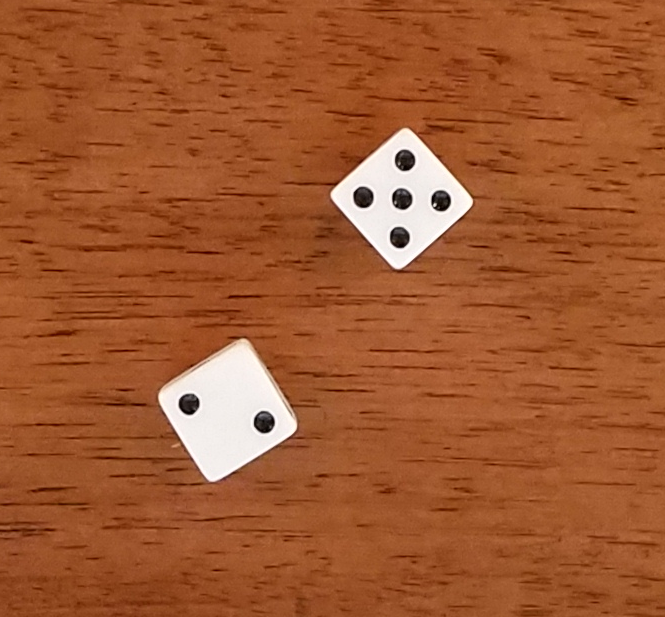
//> input picture dice1.png, 665 x 617 px
$ ./Count_Dice_Dots   (built with g++ and OpenCV 4)
//> lines starting //> are read from the running program, lines starting //| are printed output that depends on the picture; after the words box and inside, x2 and y2 are one past the last pixel; in counts of white or black regions, pixels touching at a corner belong together
### stdafx.h
// stdafx.h : include file for standard system include files,
// or project specific include files that are used frequently, but
// are changed infrequently
//

#pragma once

#include "targetver.h"

#include <stdio.h>
#include <tchar.h>


// TODO: reference additional headers your program requires here

### Count Dice Dots.cpp
// Count Dice Dots.cpp : Defines the entry point for the console application.
//

#include "stdafx.h"
#include <string>
#include <iostream>
#include "opencv2\opencv.hpp"
typedef unsigned char uchar;
using namespace cv;
using namespace std;

cv::Mat weighted_otsu(cv::Mat output);
cv::Mat find_dice(cv::Mat output,cv::Mat input2);
int main(int argc, const char *argv[])
{
	cv::Mat colorimg,result,grayimg,binaryimg;
	colorimg=cv::imread("dice1.png",6);
//> colorimg is the input picture: 617 rows x 665 cols, CV_8UC3; mean B, G, R 48.9, 88.9, 159.2
	vector<Mat> bgr_planes;
	split(colorimg, bgr_planes);
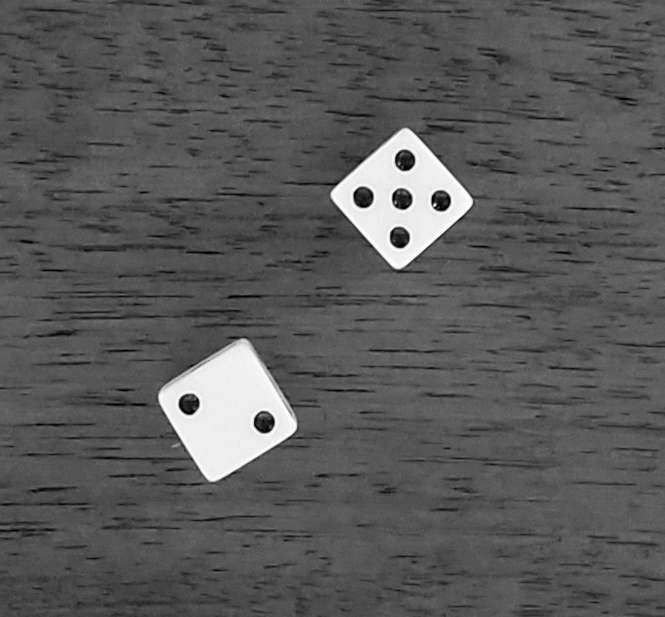
//> bgr_planes[1]: 617 rows x 665 cols, CV_8UC1; min 0, max 255, mean 88.9
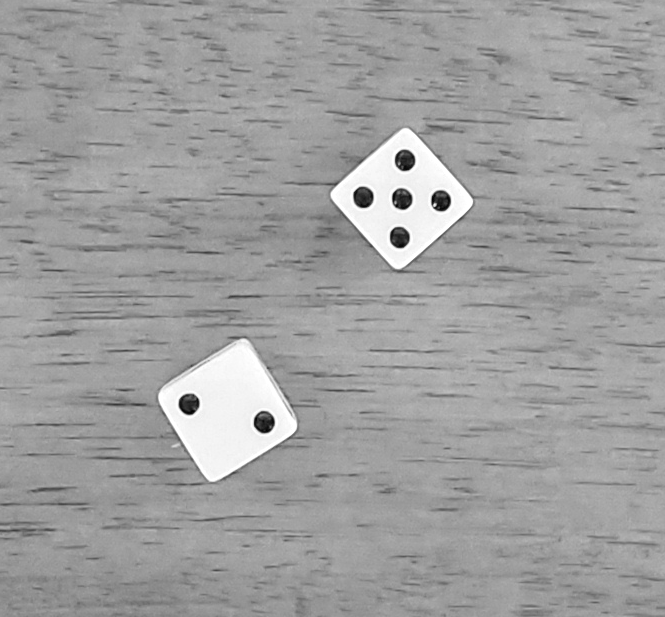
//> bgr_planes[2]: 617 rows x 665 cols, CV_8UC1; min 4, max 255, mean 159.2
	bgr_planes[0].copyTo(grayimg); //grayimage is from blue channel of input color image

	binaryimg=weighted_otsu(grayimg); //automatic binarize grayimage
	result=find_dice(binaryimg,colorimg); // find contour of dice and numbers of dots
	cv::imshow("result",result);
	waitKey();
	return 0;
}

cv::Mat weighted_otsu(cv::Mat input){
	cv::Mat output;
	input.convertTo(input,CV_8UC1); //convert input image to 8-bit 1-channel, gray level from 0 to 255
	input=255-input; //inverse input image
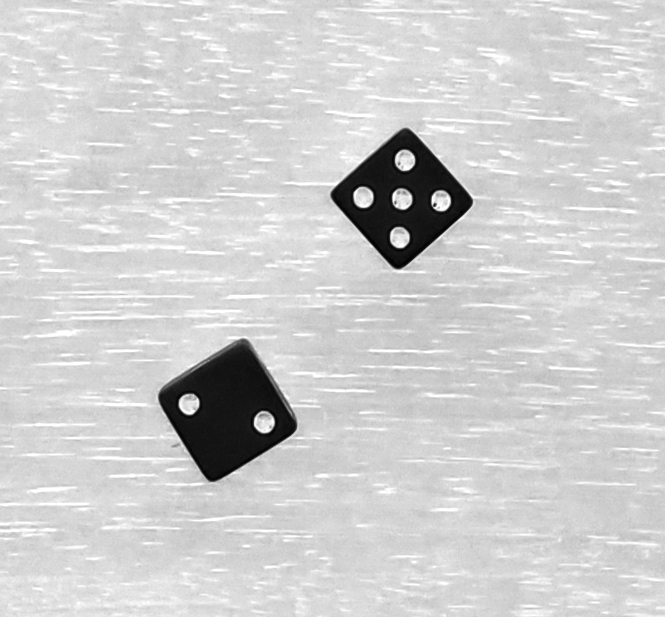
//> input: 617 rows x 665 cols, CV_8UC1; min 0, max 255, mean 206.1
	float pi=0,ui=0,u=0;
	float n=input.rows*input.cols;
	vector <float> p0; //cumulated probability for gray level less than selected threshold
	vector <float> p1; //cumulated probability for gray level greater than selected threshold
	vector <float> u0; //mean gray level with gray level less than selected threshold
	vector <float> u1; //mean gray level with gray level greater than selected threshold
	vector <float> delta; //between-class variance for selected threshold
	float h[256];
	for(int k=0;k<256;k++)
		h[k]=0;
	for(int i=0;i<input.rows;i++){ //compute histogram of image
		for(int j=0;j<input.cols;j++){
			h[input.ptr<uchar>(i)[j]]++;
		}
	}
//> after the loop, h = 256 values, max 18388 at index 212, min 1 at index 1, mean 1602.8
	for(int k=0;k<256;k++){
		pi+=h[k]/n;
		p0.push_back(pi);
		p1.push_back(1-pi);
	}
//> this loop made 256 passes
//> pi on passes 1 to 3: 2.44e-05, 2.68e-05, 0.000151
//> after the loop, pi = 1; p0 = 256 values from 2.44e-05 to 1; p1 = 256 values, max 1 at index 0, min 5.96e-08 at index 255, mean 0.805
	for(int k=0;k<256;k++){
		if(p0[k]!=0)
			for(int l=0;l<k+1;l++)
				ui+=float(l)*h[l]/n/p0[k];
		else
			ui=0;
		u0.push_back(ui);
		if(p1[k]!=0)
			for(int l=k+1;l<256;l++)
				u+=float(l)*h[l]/n/p1[k];
		else
			u=0;
		u1.push_back(u);
		u=0;
		ui=0;
	}
//> this loop made 256 passes
//> (ui, u) on passes 1 to 8: (0, 206.1), (0.0909, 206.1), (1.66, 206.1), (2.05, 206.1), (3.12, 206.1), (4.04, 206.2), (4.52, 206.3), (5.2, 206.4)
//> after the loop, ui = 0; u0 = 256 values from 0 to 206.1; u = 0; u1 = 256 values, max 255 at index 254, min 0 at index 255, mean 218.5
	for(int k=0;k<256;k++){ //between-class variance with weighted Otsu's method formula
		delta.push_back(p0[k]*p0[k]*u0[k]*u0[k]+p1[k]*u1[k]*u1[k]);
	}
//> after the loop, delta = 256 values, max 44156.9 at index 108, min 33735.5 at index 214, mean 42815.6
	float max=0;
	int TH=0;
	for(int i=0;i<256;i++){  //find maximum between-class variance
		if(delta[i]>max){
			max = delta[i];
			TH=i;
		}
	}
//> this loop made 256 passes
//> max on passes 1 to 8: 42458.3, 42458.4, 42463.5, 42466, 42476.6, 42495, 42506.9, 42525.2
//> after the loop, max = 44156.9; TH = 108
	threshold(input, output,TH,255,CV_THRESH_BINARY_INV); //binarize image with computed threshold
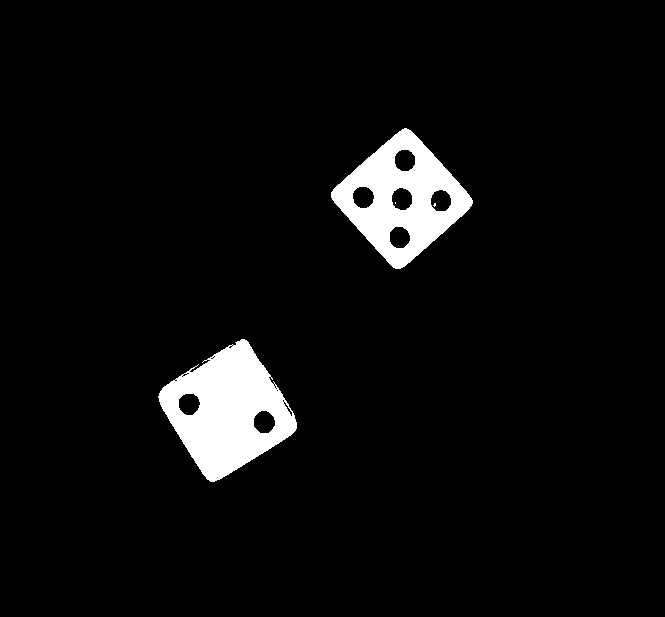
//> output: 617 rows x 665 cols, CV_8UC1; 5% white; 4 white regions (2 under 20 px)
	return output;
}

cv::Mat find_dice(cv::Mat binaryimg,cv::Mat colorimg){
	vector< vector<cv::Point> > contourTmp;
	vector< cv::Vec4i > hierarchy;
	cv::findContours(binaryimg.clone(), contourTmp, hierarchy, cv::RETR_EXTERNAL, cv::CHAIN_APPROX_SIMPLE, Point(0, 0) );
//> contourTmp = 2 contours; box (x1, y1, x2, y2) and area: (158, 339, 297, 482) 11495, (331, 128, 473, 269) 10938
	for(size_t idx_Ctr = 0; idx_Ctr < contourTmp.size(); ++idx_Ctr) {
		cv::Moments mm = cv::moments(cv::Mat(contourTmp.at(idx_Ctr)));
		if(mm.m00>10){ //remove contour with area too small
			//------------------Find dice---------------------------
			cv::Point2f boxPoint[4];
			cv::RotatedRect box = cv::minAreaRect(cv::Mat(contourTmp.at(idx_Ctr)));
			box.points(boxPoint);
			for(unsigned int i = 0; i < 4; i++)
				cv::line(colorimg, boxPoint[i], boxPoint[(i+1)%4], cv::Scalar(0,255,0), 3);
			//------------------Find dots---------------------------
			cv::Mat drawing=cv::Mat(binaryimg.rows,binaryimg.cols,CV_8UC1,cv::Scalar(0));
			drawContours( drawing, contourTmp, idx_Ctr, cv::Scalar(255), -1, 8, hierarchy, 0, Point() );
			cv::Mat singledice;
			binaryimg.copyTo(singledice,drawing); //mask one dice at a time
			vector<Vec3f> circles;
			cv::GaussianBlur(singledice,singledice,cv::Size(31,31),3); //denoise
			HoughCircles( singledice, circles, CV_HOUGH_GRADIENT, 1,  3, 240, 30, 0, 80 ); //find circle shape features
			int count=0;
			for( size_t i = 0; i < circles.size(); i++ )
			{
				Point center(cvRound(circles[i][0]), cvRound(circles[i][1]));
				int radius = cvRound(circles[i][2]);
				circle( colorimg, center, 3, Scalar(0,255,0), -1, 8, 0 ); // circle center
				circle( colorimg, center, radius, Scalar(0,0,255), 1, 8, 0 ); // circle outline
			}
			//------------------Put text of dots number---------------------------
			cv::putText(colorimg,to_string(circles.size()),contourTmp[idx_Ctr][0],cv::FONT_HERSHEY_SIMPLEX,1,cv::Scalar(255),1);
		}
	}
//> this loop made 2 passes
//> box on passes 1 to 2: centre (227.3, 410.1), size (110, 109.7), angle -31.7, centre (401.5, 198.2), size (106.1, 106), angle -41.8
//> pass 1, in find_dice, `cv::GaussianBlur(singledice,singledice,cv::Size(31,31),3);`:
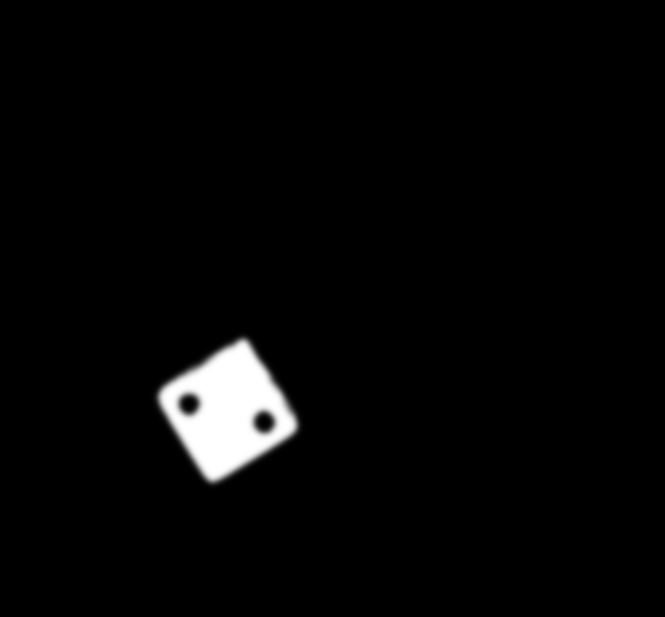
//> singledice: 617 rows x 665 cols, CV_8UC1; min 0, max 255, mean 6.8
//> pass 1, in find_dice, `cv::putText(colorimg,to_string(circles.size()),contourTmp[idx_Ctr][0],..`:
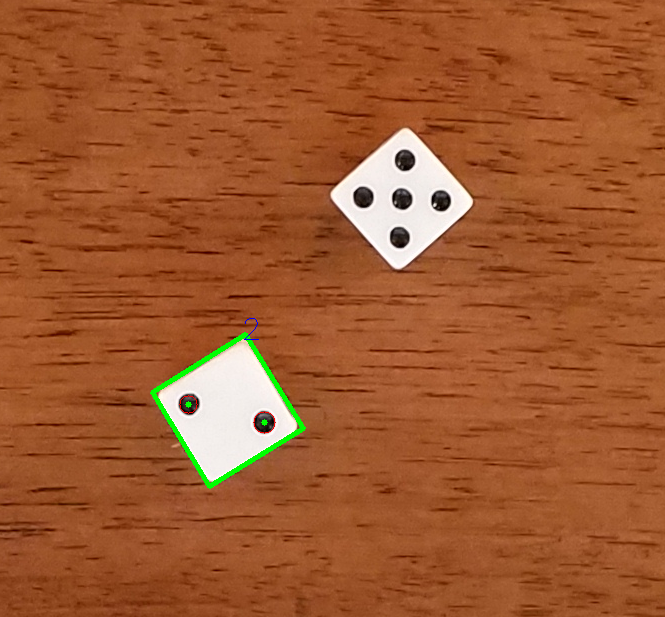
//> colorimg: 617 rows x 665 cols, CV_8UC3; 0.58% of pixels changed, all inside (x1, y1, x2, y2) = (150, 318, 306, 489)
//> after the loop:
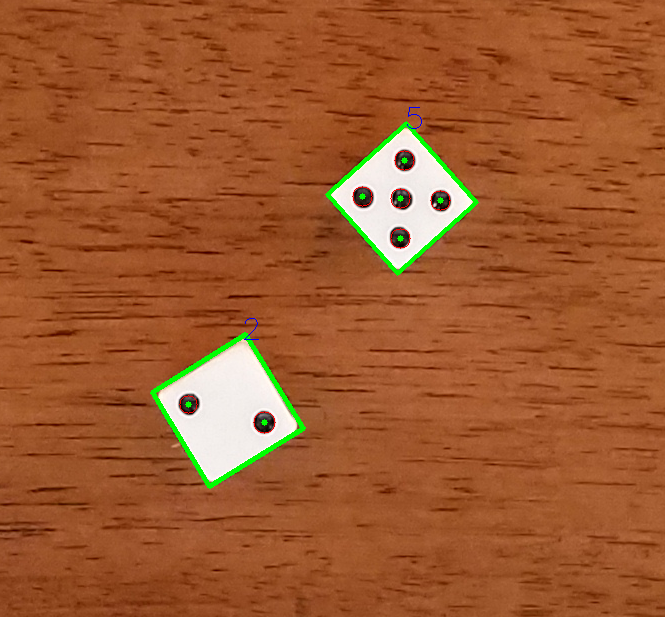
//> colorimg: 617 rows x 665 cols, CV_8UC3; 0.56% of pixels changed, all inside (x1, y1, x2, y2) = (325, 107, 479, 276)
	return colorimg;
}

$ run again, with dice2.png copied over dice1.png
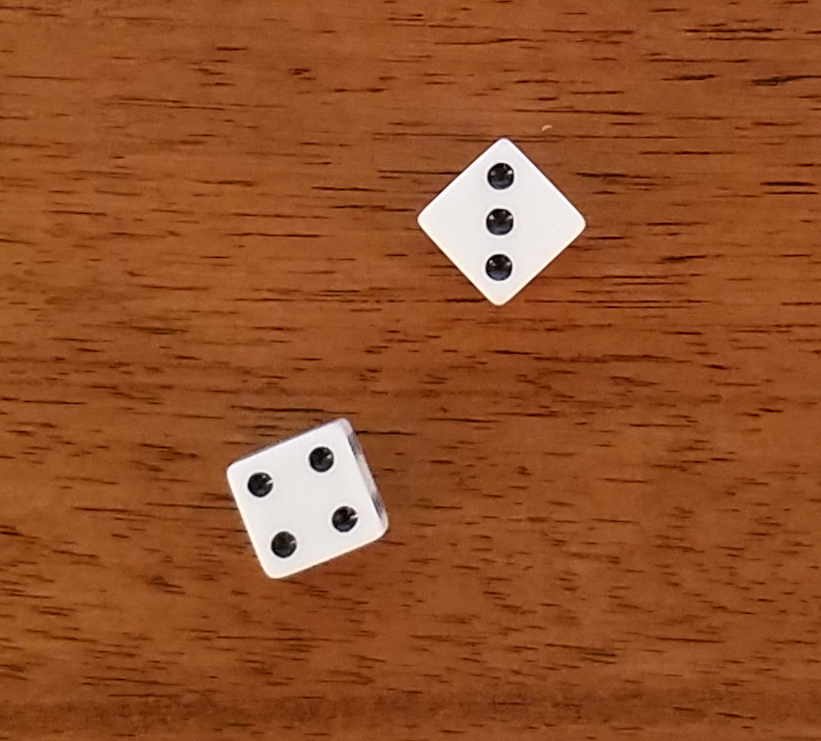
//> input picture dice2.png, 821 x 741 px
//> colorimg is the input picture: 741 rows x 821 cols, CV_8UC3; mean B, G, R 41.1, 80.7, 147.2
//> after the loop in weighted_otsu, `for(int i=0;i<input.rows;i++)`: h = 256 values, max 29697 at index 219, min 12 at index 1, mean 2376.4
//> the loop in weighted_otsu, `for(int k=0;k<256;k++)` made 256 passes
//> pi on passes 1 to 3: 4.27e-05, 6.25e-05, 0.000146
//> after the loop in weighted_otsu, `for(int k=0;k<256;k++)`: pi = 1; p0 = 256 values from 4.27e-05 to 1; p1 = 256 values, max 1 at index 0, min 1.19e-07 at index 255, mean 0.836
//> the loop in weighted_otsu, `for(int k=0;k<256;k++)` made 256 passes
//> (ui, u) on passes 1 to 8: (0, 213.9), (0.316, 213.9), (1.28, 213.9), (1.75, 214), (2.46, 214), (3.18, 214), (3.63, 214), (4.3, 214)
//> after the loop in weighted_otsu, `for(int k=0;k<256;k++)`: ui = 0; u0 = 256 values from 0 to 213.9; u = 0; u1 = 256 values, max 255 at index 254, min 0 at index 255, mean 224.3
//> after the loop in weighted_otsu, `for(int k=0;k<256;k++)`: delta = 256 values, max 47377.8 at index 112, min 36172.8 at index 221, mean 46053.2
//> the loop in weighted_otsu, `for(int i=0;i<256;i++)` made 256 passes
//> max on passes 1 to 8: 45759.6, 45760.4, 45764.2, 45766.6, 45770.7, 45775.8, 45779.2, 45784.4
//> after the loop in weighted_otsu, `for(int i=0;i<256;i++)`: max = 47377.8; TH = 112
//> in weighted_otsu, `threshold(input, output,TH,255,CV_THRESH_BINARY_INV);`:
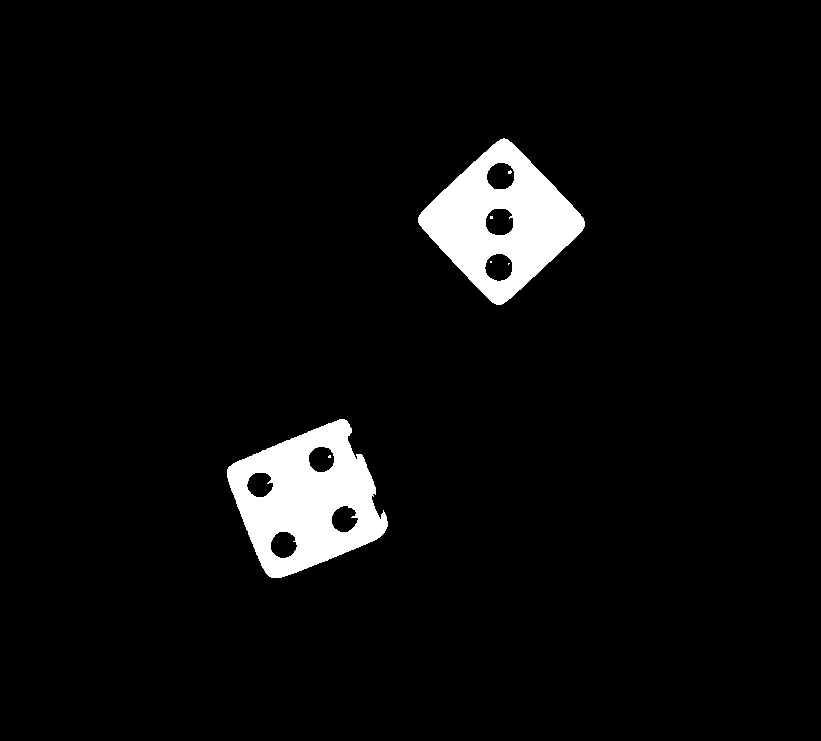
//> output: 741 rows x 821 cols, CV_8UC1; 4.6% white; 7 white regions (5 under 20 px)
//> contourTmp = 2 contours; box (x1, y1, x2, y2) and area: (227, 419, 388, 578) 16202, (418, 138, 585, 305) 15324
//> the loop in find_dice, `for(size_t idx_Ctr = 0; idx_Ctr < contourTmp.size(); ++idx_Ctr)` made 2 passes
//> box on passes 1 to 2: centre (307.2, 499.7), size (136, 126.6), angle -22.2, centre (501, 221.3), size (125.8, 125.1), angle -43.3
//> after the loop in find_dice, `for(size_t idx_Ctr = 0; idx_Ctr < contourTmp.size(); ++idx_Ctr)`:
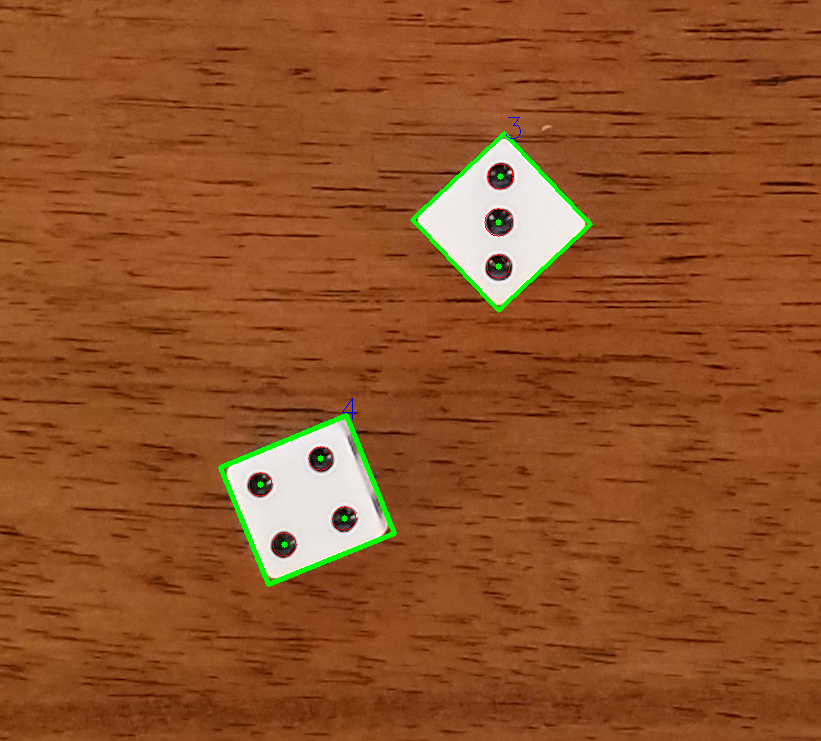
//> colorimg: 741 rows x 821 cols, CV_8UC3; mean B, G, R 40.2, 81.7, 146
